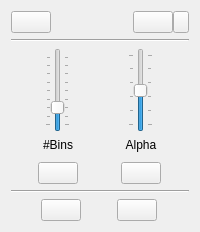
<?xml version="1.0" encoding="UTF-8"?>
<ui version="4.0">
 <class>ViewportControl</class>
 <widget class="QWidget" name="ViewportControl">
  <property name="sizePolicy">
   <sizepolicy hsizetype="Minimum" vsizetype="Minimum">
    <horstretch>0</horstretch>
    <verstretch>0</verstretch>
   </sizepolicy>
  </property>
  <layout class="QGridLayout" name="gridLayout_2">
   <item row="6" column="0">
    <layout class="QHBoxLayout" name="horizontalLayout_5">
     <item>
      <widget class="ActionButton" name="hqButton">
       <property name="sizePolicy">
        <sizepolicy hsizetype="Fixed" vsizetype="Fixed">
         <horstretch>0</horstretch>
         <verstretch>0</verstretch>
        </sizepolicy>
       </property>
       <property name="toolTip">
        <string>toggle drawing quality</string>
       </property>
       <property name="text">
        <string/>
       </property>
       <property name="icon">
        <iconset resource="../gerbil.qrc">
         <normaloff>:/toolbar/quality-low</normaloff>
         <normalon>:/toolbar/quality-high</normalon>:/toolbar/quality-low</iconset>
       </property>
       <property name="iconSize">
        <size>
         <width>16</width>
         <height>16</height>
        </size>
       </property>
       <property name="checkable">
        <bool>true</bool>
       </property>
       <property name="checked">
        <bool>false</bool>
       </property>
      </widget>
     </item>
     <item>
      <widget class="QPushButton" name="formatButton">
       <property name="sizePolicy">
        <sizepolicy hsizetype="Fixed" vsizetype="Fixed">
         <horstretch>0</horstretch>
         <verstretch>0</verstretch>
        </sizepolicy>
       </property>
       <property name="toolTip">
        <string>set framebuffer depth</string>
       </property>
       <property name="text">
        <string/>
       </property>
       <property name="icon">
        <iconset resource="../gerbil.qrc">
         <normaloff>:/toolbar/memory</normaloff>:/toolbar/memory</iconset>
       </property>
       <property name="iconSize">
        <size>
         <width>16</width>
         <height>16</height>
        </size>
       </property>
      </widget>
     </item>
    </layout>
   </item>
   <item row="0" column="0">
    <layout class="QHBoxLayout" name="horizontalLayout_4">
     <item>
      <widget class="ActionButton" name="screenshotButton">
       <property name="sizePolicy">
        <sizepolicy hsizetype="Fixed" vsizetype="Fixed">
         <horstretch>0</horstretch>
         <verstretch>0</verstretch>
        </sizepolicy>
       </property>
       <property name="toolTip">
        <string>save plot to image file</string>
       </property>
       <property name="text">
        <string/>
       </property>
       <property name="icon">
        <iconset theme="document-save">
         <normaloff/>
        </iconset>
       </property>
       <property name="iconSize">
        <size>
         <width>16</width>
         <height>16</height>
        </size>
       </property>
      </widget>
     </item>
     <item>
      <spacer name="horizontalSpacer">
       <property name="orientation">
        <enum>Qt::Horizontal</enum>
       </property>
       <property name="sizeHint" stdset="0">
        <size>
         <width>0</width>
         <height>0</height>
        </size>
       </property>
      </spacer>
     </item>
     <item>
      <layout class="QHBoxLayout" name="horizontalLayout_2">
       <property name="spacing">
        <number>0</number>
       </property>
       <item>
        <widget class="QPushButton" name="limiterButton">
         <property name="sizePolicy">
          <sizepolicy hsizetype="Fixed" vsizetype="Fixed">
           <horstretch>0</horstretch>
           <verstretch>0</verstretch>
          </sizepolicy>
         </property>
         <property name="toolTip">
          <string>use band-wise limiters</string>
         </property>
         <property name="text">
          <string/>
         </property>
         <property name="icon">
          <iconset resource="../gerbil.qrc">
           <normaloff>:/toolbar/limiter</normaloff>:/toolbar/limiter</iconset>
         </property>
         <property name="iconSize">
          <size>
           <width>16</width>
           <height>16</height>
          </size>
         </property>
         <property name="checkable">
          <bool>true</bool>
         </property>
        </widget>
       </item>
       <item>
        <widget class="QPushButton" name="limiterMenuButton">
         <property name="sizePolicy">
          <sizepolicy hsizetype="Fixed" vsizetype="Fixed">
           <horstretch>0</horstretch>
           <verstretch>0</verstretch>
          </sizepolicy>
         </property>
         <property name="minimumSize">
          <size>
           <width>16</width>
           <height>0</height>
          </size>
         </property>
         <property name="maximumSize">
          <size>
           <width>16</width>
           <height>16777215</height>
          </size>
         </property>
         <property name="baseSize">
          <size>
           <width>16</width>
           <height>0</height>
          </size>
         </property>
         <property name="toolTip">
          <string>initialize band-wise limiters</string>
         </property>
         <property name="text">
          <string/>
         </property>
         <property name="icon">
          <iconset resource="../gerbil.qrc">
           <normaloff>:/toolbar/popup</normaloff>:/toolbar/popup</iconset>
         </property>
         <property name="iconSize">
          <size>
           <width>8</width>
           <height>16</height>
          </size>
         </property>
        </widget>
       </item>
      </layout>
     </item>
    </layout>
   </item>
   <item row="4" column="0">
    <layout class="QGridLayout" name="gridLayout">
     <item row="2" column="0">
      <widget class="QLabel" name="binLabel">
       <property name="sizePolicy">
        <sizepolicy hsizetype="Minimum" vsizetype="Preferred">
         <horstretch>0</horstretch>
         <verstretch>0</verstretch>
        </sizepolicy>
       </property>
       <property name="minimumSize">
        <size>
         <width>60</width>
         <height>0</height>
        </size>
       </property>
       <property name="text">
        <string>#Bins</string>
       </property>
       <property name="alignment">
        <set>Qt::AlignCenter</set>
       </property>
      </widget>
     </item>
     <item row="4" column="1">
      <layout class="QHBoxLayout" name="horizontalLayout_6">
       <item>
        <widget class="ActionButton" name="logButton">
         <property name="sizePolicy">
          <sizepolicy hsizetype="Fixed" vsizetype="Fixed">
           <horstretch>0</horstretch>
           <verstretch>0</verstretch>
          </sizepolicy>
         </property>
         <property name="toolTip">
          <string>toggle logarithmic alpha</string>
         </property>
         <property name="text">
          <string/>
         </property>
         <property name="icon">
          <iconset resource="../gerbil.qrc">
           <normaloff>:/toolbar/alpha-lin</normaloff>
           <normalon>:/toolbar/alpha-log</normalon>:/toolbar/alpha-lin</iconset>
         </property>
         <property name="iconSize">
          <size>
           <width>16</width>
           <height>16</height>
          </size>
         </property>
         <property name="checkable">
          <bool>true</bool>
         </property>
        </widget>
       </item>
      </layout>
     </item>
     <item row="1" column="1">
      <layout class="QHBoxLayout" name="horizontalLayout_2_2">
       <item>
        <widget class="QSlider" name="alphaSlider">
         <property name="sizePolicy">
          <sizepolicy hsizetype="Fixed" vsizetype="Fixed">
           <horstretch>0</horstretch>
           <verstretch>0</verstretch>
          </sizepolicy>
         </property>
         <property name="toolTip">
          <string>vector line opacity</string>
         </property>
         <property name="minimum">
          <number>1</number>
         </property>
         <property name="maximum">
          <number>100</number>
         </property>
         <property name="value">
          <number>50</number>
         </property>
         <property name="tracking">
          <bool>true</bool>
         </property>
         <property name="orientation">
          <enum>Qt::Vertical</enum>
         </property>
         <property name="tickPosition">
          <enum>QSlider::TicksBothSides</enum>
         </property>
         <property name="tickInterval">
          <number>20</number>
         </property>
        </widget>
       </item>
      </layout>
     </item>
     <item row="1" column="0">
      <layout class="QHBoxLayout" name="horizontalLayout_2_1">
       <item>
        <widget class="QSlider" name="binSlider">
         <property name="sizePolicy">
          <sizepolicy hsizetype="Fixed" vsizetype="Fixed">
           <horstretch>0</horstretch>
           <verstretch>0</verstretch>
          </sizepolicy>
         </property>
         <property name="toolTip">
          <string>number of histogram bins per dimension</string>
         </property>
         <property name="minimum">
          <number>2</number>
         </property>
         <property name="maximum">
          <number>256</number>
         </property>
         <property name="value">
          <number>64</number>
         </property>
         <property name="tracking">
          <bool>false</bool>
         </property>
         <property name="orientation">
          <enum>Qt::Vertical</enum>
         </property>
         <property name="tickPosition">
          <enum>QSlider::TicksBothSides</enum>
         </property>
         <property name="tickInterval">
          <number>31</number>
         </property>
        </widget>
       </item>
      </layout>
     </item>
     <item row="4" column="0">
      <layout class="QHBoxLayout" name="horizontalLayout_3">
       <item>
        <widget class="ActionButton" name="rgbButton">
         <property name="sizePolicy">
          <sizepolicy hsizetype="Fixed" vsizetype="Fixed">
           <horstretch>0</horstretch>
           <verstretch>0</verstretch>
          </sizepolicy>
         </property>
         <property name="toolTip">
          <string>draw vectors with respective sRGB coloring</string>
         </property>
         <property name="text">
          <string/>
         </property>
         <property name="icon">
          <iconset resource="../gerbil.qrc">
           <normaloff>:/toolbar/rgb</normaloff>:/toolbar/rgb</iconset>
         </property>
         <property name="iconSize">
          <size>
           <width>16</width>
           <height>16</height>
          </size>
         </property>
         <property name="checkable">
          <bool>true</bool>
         </property>
        </widget>
       </item>
      </layout>
     </item>
     <item row="2" column="1">
      <widget class="QLabel" name="alphaLabel">
       <property name="sizePolicy">
        <sizepolicy hsizetype="Minimum" vsizetype="Preferred">
         <horstretch>0</horstretch>
         <verstretch>0</verstretch>
        </sizepolicy>
       </property>
       <property name="minimumSize">
        <size>
         <width>60</width>
         <height>0</height>
        </size>
       </property>
       <property name="text">
        <string>Alpha</string>
       </property>
       <property name="alignment">
        <set>Qt::AlignCenter</set>
       </property>
      </widget>
     </item>
     <item row="3" column="0">
      <spacer name="verticalSpacer_2">
       <property name="orientation">
        <enum>Qt::Vertical</enum>
       </property>
       <property name="sizeType">
        <enum>QSizePolicy::Fixed</enum>
       </property>
       <property name="sizeHint" stdset="0">
        <size>
         <width>1</width>
         <height>4</height>
        </size>
       </property>
      </spacer>
     </item>
    </layout>
   </item>
   <item row="7" column="0">
    <spacer name="verticalSpacer_5">
     <property name="orientation">
      <enum>Qt::Vertical</enum>
     </property>
     <property name="sizeType">
      <enum>QSizePolicy::MinimumExpanding</enum>
     </property>
     <property name="sizeHint" stdset="0">
      <size>
       <width>0</width>
       <height>0</height>
      </size>
     </property>
    </spacer>
   </item>
   <item row="1" column="0">
    <widget class="Line" name="line_2">
     <property name="orientation">
      <enum>Qt::Horizontal</enum>
     </property>
    </widget>
   </item>
   <item row="5" column="0">
    <widget class="Line" name="line">
     <property name="orientation">
      <enum>Qt::Horizontal</enum>
     </property>
    </widget>
   </item>
  </layout>
  <action name="actionRgb">
   <property name="checkable">
    <bool>true</bool>
   </property>
   <property name="icon">
    <iconset resource="../gerbil.qrc">
     <normaloff>:/toolbar/rgb</normaloff>:/toolbar/rgb</iconset>
   </property>
   <property name="text">
    <string>rgb</string>
   </property>
   <property name="toolTip">
    <string>draw vectors with respective sRGB coloring</string>
   </property>
   <property name="shortcutContext">
    <enum>Qt::WidgetShortcut</enum>
   </property>
  </action>
  <action name="actionScr">
   <property name="icon">
    <iconset theme="document-save">
     <normaloff/>
    </iconset>
   </property>
   <property name="text">
    <string>scr</string>
   </property>
   <property name="toolTip">
    <string>save plot to image file</string>
   </property>
   <property name="shortcut">
    <string>S</string>
   </property>
   <property name="shortcutContext">
    <enum>Qt::WidgetShortcut</enum>
   </property>
  </action>
  <action name="actionLog">
   <property name="checkable">
    <bool>true</bool>
   </property>
   <property name="icon">
    <iconset resource="../gerbil.qrc">
     <normaloff>:/toolbar/alpha-lin</normaloff>
     <normalon>:/toolbar/alpha-log</normalon>:/toolbar/alpha-lin</iconset>
   </property>
   <property name="text">
    <string>log</string>
   </property>
   <property name="toolTip">
    <string>toggle logarithmic alpha</string>
   </property>
   <property name="shortcut">
    <string>L</string>
   </property>
   <property name="shortcutContext">
    <enum>Qt::WidgetShortcut</enum>
   </property>
  </action>
  <action name="actionBuff">
   <property name="icon">
    <iconset resource="../gerbil.qrc">
     <normaloff>:/toolbar/memory</normaloff>:/toolbar/memory</iconset>
   </property>
   <property name="text">
    <string>buff</string>
   </property>
   <property name="toolTip">
    <string>set framebuffer depth</string>
   </property>
   <property name="shortcut">
    <string>F</string>
   </property>
   <property name="shortcutContext">
    <enum>Qt::WidgetShortcut</enum>
   </property>
  </action>
  <action name="actionHq">
   <property name="checkable">
    <bool>true</bool>
   </property>
   <property name="checked">
    <bool>true</bool>
   </property>
   <property name="icon">
    <iconset resource="../gerbil.qrc">
     <normaloff>:/toolbar/quality-low</normaloff>
     <normalon>:/toolbar/quality-high</normalon>:/toolbar/quality-low</iconset>
   </property>
   <property name="text">
    <string>hq</string>
   </property>
   <property name="toolTip">
    <string>toggle drawing quality</string>
   </property>
   <property name="shortcut">
    <string>Space</string>
   </property>
   <property name="shortcutContext">
    <enum>Qt::WidgetShortcut</enum>
   </property>
  </action>
  <action name="actionMeans">
   <property name="checkable">
    <bool>true</bool>
   </property>
   <property name="checked">
    <bool>true</bool>
   </property>
   <property name="text">
    <string>means</string>
   </property>
   <property name="shortcut">
    <string>M</string>
   </property>
   <property name="shortcutContext">
    <enum>Qt::WidgetShortcut</enum>
   </property>
  </action>
 </widget>
 <customwidgets>
  <customwidget>
   <class>ActionButton</class>
   <extends>QPushButton</extends>
   <header>docks/actionbutton.h</header>
  </customwidget>
 </customwidgets>
 <resources>
  <include location="../gerbil.qrc"/>
 </resources>
 <connections/>
</ui>
